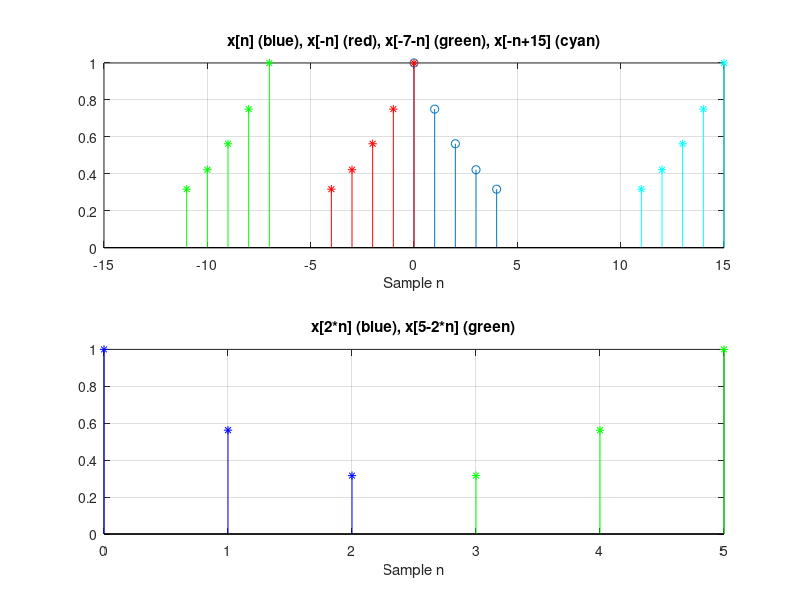

This figure's MATLAB source:
%% Federal University of Rio Grande do Norte
% Signals and Linear Systems
% Author: Danilo Pena
% Description: Changing the axes

clc; clear; close all;
%% a. 

n = 0:4;
x = (3/4).^n;

figure('Name','Changing the axes');
subplot(2,1,1);
stem(n,x);
hold on;

stem(-n,x,'r*');
stem(-7-n,x,'g*');
stem(-n+15,x,'c*');
grid on;
title('x[n] (blue), x[-n] (red), x[-7-n] (green), x[-n+15] (cyan)');
xlabel('Sample n');

%% b.
x1 = downsample(x,2);
n1 = 0:length(x1)-1;
subplot(2,1,2);

stem(n1,x1,'b*');
grid on;
hold on;

stem(5-n1,x1,'g*');
title('x[2*n] (blue), x[5-2*n] (green)');
xlabel('Sample n');
